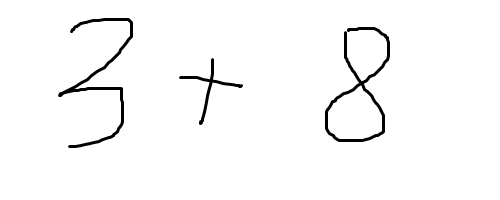
#> input picture task_9/equation/3+8.png, 500 x 200 px; its folder holds only this picture in this run
$ jupyter execute --allow-errors task_9.ipynb   (shell and % lines are left out)
#> lines starting #> are read from the running program, lines starting #| are printed output that depends on the picture; after the words box and inside, x2 and y2 are one past the last pixel; in counts of white or black regions, pixels touching at a corner belong together
#> further down, image is the input picture: shape (200, 500, 3); min 0, max 255, mean 248.9
[cell 1]
# Import libraries

import os
import math
import random
import numpy as np
import pandas as pd

import cv2
import matplotlib.pyplot as plt

from sklearn.preprocessing import LabelEncoder

import tensorflow as tf
from tensorflow.keras.models import Sequential
from tensorflow.keras.layers import Dense, Flatten
from tensorflow.keras.layers import Conv2D

##### The original dataset contains 82 characters belonging to both the Greek and Latin alphabets, as well as all sorts of mathematical functions and operators. A model that accepts all these characters as input will be much more complex, since there are difficulties in recognizing, for example, a and alpha, 1 and ! (factorial) and others. I built several different models that accept all characters from the dataset as input, but since this is still a learning task, I decided to make some simplification and use only 27 characters: all possible signs of mathematical operations -, +, etc., most often used letters of the Latin alphabet, triganometric functions, logarithm (I will make a reservation that I laid in logic that the logarithm has base 10), exponent and brackets.

[cell 2]
# Display a list of folders in a directory with names corresponding to the characters they contain

path = 'data'

#> (the rest of this cell did not finish here and is left out)

[cell 3]
# Create a function that will open all the images in the corresponding directory in turn, convert to gray,
# resize to the specified size (this is not relevant for the proposed dataset, just to make the solution more universal)
# and put the numeric representation in the list

def load_simbol_images(folder, out_size=28, path=path):
    folder = os.path.join(path, folder)
    simbols=[]
    for filename in os.listdir(folder):
        image = cv2.imread(os.path.join(folder,filename))
        gray = cv2.cvtColor(image, cv2.COLOR_BGR2GRAY)
        _, thresh = cv2.threshold(gray, 127, 255, cv2.THRESH_BINARY)
        img_erode = cv2.erode(thresh, np.ones((2, 2), np.uint8), iterations=1)
        img_res = cv2.resize(img_erode, (out_size, out_size), interpolation=cv2.INTER_AREA)
        _, img_res = cv2.threshold(img_res, 210, 255, cv2.THRESH_BINARY)
        simbols.append(img_res)
    return simbols

[cell 4]
# Using the created function, read the images in all 27 selected folders one by one, placing the processed images in x
# and the directory name in y. This will create a dataset for training the model

x = np.empty((0, 28, 28), dtype=float)
y = np.empty(0, dtype='S3')
#> (the rest of this cell did not finish here and is left out)

[cell 5]
# Add one more dimension to the x array, since the images are one-color, its size is 1
# Perform image color inversion and normalization

x = np.expand_dims(x, axis=3)
x = 255-x
x /= 255

#> (a cell that did not finish here is left out)

[cell 7]
# Divide the dataset into training and validation samples in the ratio of 0.9 to 0.1
# In order for the validation dataset to contain various variants of y, generate
# a list of random numbers, which will be used as indexes

test_sample = random.sample(range(0, len(y)), int(len(y) * 0.1))
train_sample = list(set(range(len(y))) - set(test_sample))

train_x = x[train_sample, :, :]
train_y = y[train_sample]
test_x = x[test_sample, :, :]
test_y = y[test_sample]

print('train_x size:', train_x.shape)
print('train length:', train_x.shape[0])
print('test length:', test_x.shape[0])

[cell 8]
# Create and compiling a Sequential model with two 2D convolution layers, Flatten and Dense layer.
# Take categorical_crossentropy as a loss function and accuracy as a metric.

input_shape = (28, 28, 1)

#> (the rest of this cell did not finish here and is left out)

#> (a cell that did not finish here is left out)

#> (a cell that did not finish here is left out)

[cell 11]
# Create a function that will take an image as input, calculate the outer common contour of all characters in the image
# and calculate the line of the middle of the image for further work with degrees

def ymean(img, frame=10):
#> called with frame = 10
    df = pd.DataFrame(columns=['x', 'y', 'w', 'h'])

    gray =cv2.cvtColor(image, cv2.COLOR_BGR2GRAY)
    _,thresh = cv2.threshold(gray,0,255,cv2.THRESH_BINARY)
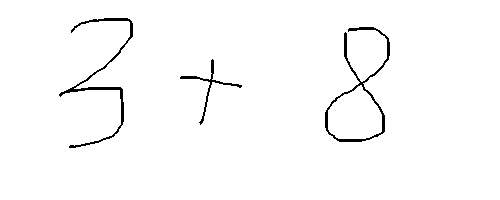
#> thresh: shape (200, 500); 98.2% white; black in thin lines or dots, all inside (x1, y1, x2, y2) = (59, 18, 390, 148)
    # Get contours
    contours,_ = cv2.findContours(thresh,cv2.RETR_LIST,cv2.CHAIN_APPROX_SIMPLE)
#> contours = 5 contours; box (x1, y1, x2, y2) and area: (0, 0, 500, 200) 99301, (324, 26, 391, 143) 3181, (328, 85, 382, 139) 2090, (58, 17, 134, 149) 1052, (179, 58, 243, 126) 416
    for i in range(0, len(contours)):
        x,y,w,h = cv2.boundingRect(contours[i])
        df.loc[i] = [x,y,w,h]
#> this loop made 5 passes
#> (x, y, w, h) on passes 1 to 5: (328, 85, 54, 54), (179, 58, 64, 68), (324, 26, 67, 117), (58, 17, 76, 132), (0, 0, 500, 200)
#> `baseline = ymean(image)`: baseline = 76
    H = df.h.max()
    df = df[df.x != 0]
    df['hy'] = df.h + df.y
    minY = df.y.min() - frame if df.y.min() > frame else 0
    maxY = df.hy.max() + frame if H - df.y.max() > frame else H
    bsln = round((maxY - minY) / 2)
    return bsln

[cell 12]
# Create a function that takes an image as input, determines the coordinates of the contours of each of the characters in
# the image, changes the shape of the symbol canvas to square and changes the resize to 28x28, corresponding to the shape
# of the model input. The position of the character is also determined to determine the degree or not and the order of the
# characters. The function returns a list of tuples with the x-coordinate, the position of the character relative to the
# baseline and the character itself.

def simbol_extract(img, ymean, out_size=28, frame=10):

#> called with ymean = 76, out_size = 28, frame = 10
    gray = cv2.cvtColor(img, cv2.COLOR_BGR2GRAY)
    _, thresh = cv2.threshold(gray, 127, 255, cv2.THRESH_BINARY)
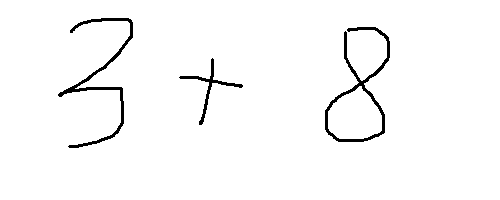
#> thresh: shape (200, 500); 97.6% white; 3 black regions, box (x1, y1, x2, y2) and area: (325, 27, 390, 142) 1044, (58, 18, 133, 148) 998, (179, 58, 243, 125) 399
    img_erode = cv2.erode(thresh, np.ones((3, 3), np.uint8), iterations=1)
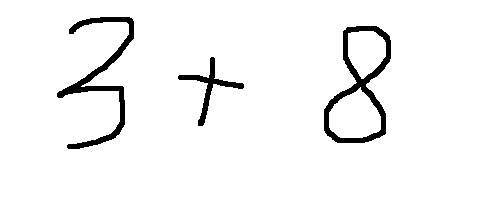
#> img_erode: shape (200, 500); 95.7% white; 3 black regions
    # Get contours
    contours, hierarchy = cv2.findContours(img_erode, cv2.RETR_TREE, cv2.CHAIN_APPROX_NONE)
#> contours = 6 contours; box (x1, y1, x2, y2) and area: (0, 0, 500, 200) 99301, (323, 25, 392, 144) 5294, (56, 16, 135, 150) 2070, (329, 87, 381, 138) 1820, (348, 31, 386, 79) 1307, (177, 56, 245, 127) 832
    output = img.copy()

    simbols = []
    for idx, contour in enumerate(contours):
        (x, y, w, h) = cv2.boundingRect(contour)
        if hierarchy[0][idx][3] == 0 and w * h > 400:
            x, y, w, h = x - frame, y - frame, w + 2*frame, h + 2*frame # frame = 5 is indent
            cv2.rectangle(output, (x, y), (x + w, y + h), (70, 0, 0), 1)
            simbol_crop = gray[y:y + h, x:x + w]
            # Resize letter canvas to square
            size_max = max(w, h)
            simbol_square = 255 * np.ones(shape=[size_max, size_max], dtype=np.uint8)
            if w > h:
                y_pos = size_max//2 - h//2
                simbol_square[y_pos:y_pos + h, 0:w] = simbol_crop
            elif w < h:
                x_pos = size_max//2 - w//2
                simbol_square[0:h, x_pos:x_pos + w] = simbol_crop
            else:
                simbol_square = simbol_crop
            # Fix the position of the symbol relative to the middle line of the general contour
            if y+h <= ymean:
                pos = 1
            elif y > ymean and (y + h) >= 1.8 * ymean:
                pos = 2
            elif y >= (0.4 * ymean) and (y + h) <= 1.6 * ymean:
                pos = 3
            else:
                pos = 0
            # Resize letter to 28x28 and add letter and its X-coordinate
            img_res = cv2.resize(simbol_square, (out_size, out_size), interpolation=cv2.INTER_AREA)
            _, img_res = cv2.threshold(img_res, 254, 255, cv2.THRESH_BINARY)
            img_erode = cv2.erode(img_res, np.ones((1, 1), np.uint8), iterations=1)
            simbols.append((x, pos, img_res))
#> this loop made 6 passes
#> (x, y, w, h, size_max, x_pos) on passes 2, 3, 6: (167, 46, 88, 91, 91, 1), (313, 15, 89, 139, 139, 25), (46, 6, 99, 154, 154, 28)
#> (x, y, w, h) on passes 1, 4, 5: (0, 0, 500, 200), (329, 87, 52, 51), (348, 31, 38, 48)
#> pass 2, in simbol_extract, `simbol_crop = gray[y:y + h, x:x + w]`:
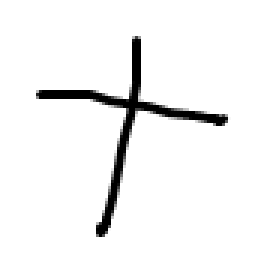
#> simbol_crop: shape (91, 88) (shown 3 times larger); min 0, max 255, mean 242.6
#> pass 3, in simbol_extract, `simbol_crop = gray[y:y + h, x:x + w]`:
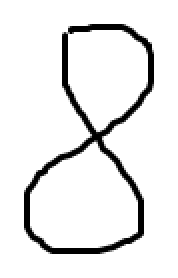
#> simbol_crop: shape (139, 89) (shown 2 times larger); min 0, max 255, mean 233.9
#> after the loop:
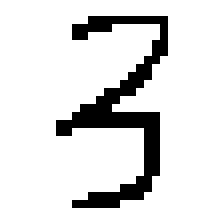
#> img_erode: shape (28, 28) (shown 8 times larger); 87.1% white; black in thin lines or dots, all inside (x1, y1, x2, y2) = (7, 2, 21, 26)
#> after the loop:
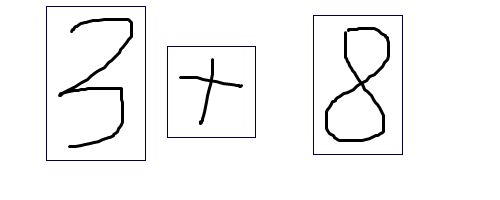
#> output: shape (200, 500, 3); 1.32% of pixels changed, all inside (x1, y1, x2, y2) = (46, 6, 403, 161)
#> after the loop:
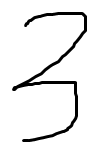
#> simbol_crop: shape (154, 99); min 0, max 255, mean 238.6
#> after the loop:
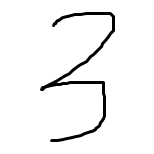
#> simbol_square: shape (154, 154); min 0, max 255, mean 244.4
#> after the loop, pos = 0; simbols = 3 items; size_max = 154; x_pos = 28
    # Sort array inplace by X-coordinate
    simbols.sort(key=lambda x: x[0], reverse=False)
    # Show sequentially each separate simbol defined by the contour
    print(' ' * 15, 'Symbols defined by contours')
    n = len(simbols)
#> n = 3
    fig, ax = plt.subplots(1, n, figsize=(5, 1))
    for i in range(0, n):
        ax[i].imshow(simbols[i][2], 'gray', origin='upper')
    plt.show()
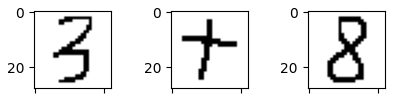
#> figure drawn by matplotlib, 3 panels
#> `simbols = simbol_extract(image, baseline)`: simbols = 3 items
    return simbols

[cell 13]
# Create a function that will in turn make a prediction for each of the characters in the image and recognize them, process the
# sequence of characters recognized by the model, convert them into a mathematical function / equation and calculate the result

def handwritten_solver(smbls):

    s = ''
    # Labels indicating that a brackets is open
    flag = 0
    flag2 = 0
    # Loop through all the simbols in the image one by one
    k = len(smbls)
#> k = 3
    for i in range(0, k):
        # Add two dimensions to the image array, perform image color inversion and normalization
        x = smbls[i][2].astype('float32')
        x = np.expand_dims(x, axis=2)
        x = np.expand_dims(x, axis=0)
        x = 255-x
        x /= 255
        # Identifying symbol with a Model
        prediction = model.predict(x, verbose = 0)
        prediction = [np.argmax(prediction)]
        prediction = encoder.inverse_transform(prediction)[0]
        # Perform simbol interpretation with reduction to a format acceptable for eval
        if prediction == 'mlp':
            prediction = '*'
        elif prediction == 'div':
            prediction = '/'
        elif prediction == ',' and simbols[i][1] == 2: # pos=2(below midline), defined in def simbol_extract
            prediction = '.'
        # the images of the characters 'div' and ','' are very similar, so if the condition above about the position
        # of the character below the middle line is not met, we interpret it as '/'
        elif prediction == ',':
            prediction = '/'
        # similarly, the images of the characters 'x' and 'mpl' are very similar, so if the condition of the position
        # of the character in the range 0.2 - 0.8 of the general contour is met, interpret 'x' as '*'
        elif prediction == 'x' and simbols[i][1] == 3:
            prediction = '*'
        # Add a call to the math library for e, sin, tan, log
        elif prediction == 'e':
            prediction = 'math.' + prediction
        elif prediction == 'sin' or prediction == 'tan':
            prediction = 'math.' + prediction + '('
            flag += 1
        elif prediction == 'log':
            prediction = 'math.' + prediction + '('
            flag2 += 1
        else:
            pass
        # Add of the degree to the equation if the position of the symbol is above the midline
        if i > 0 and simbols[i-1][1] != 1 and simbols[i][1] == 1:
            s += '**' + prediction
        # Refine symbol below midline
        elif simbols[i][1] == 2:
            prediction = '.'
            s += prediction
        # Add a closing bracket if the label is not-null for log, tan and sin arguments
        elif flag != 0 and (prediction == '+' or prediction == '-' or prediction == '/' or prediction == '*'):
            s += ')' + prediction
            flag -= 1
        elif flag2 != 0 and (prediction == '+' or prediction == '-' or prediction == '/' or prediction == '*'):
            s += ', 10)' + prediction
            flag2 -= 1
        else:
            s += prediction
#> after the loop, flag = 0; flag2 = 0; s = ''
    # Add a closing bracket if the label is not-null
    if flag != 0:
        s += ')'
        flag -= 1
    elif flag2 !=0:
        s += ', 10)'
        flag2 -= 1
    return s, eval(s)

[cell 14]
# Check the result on formulas created in MS Paint

path = 'C:/Users/Konstantin/Documents/Стажировка Lets Grow More/Task 9/equation/'

#> (the rest of this cell did not finish here and is left out)

$ run again, on task_9/equation/log.png
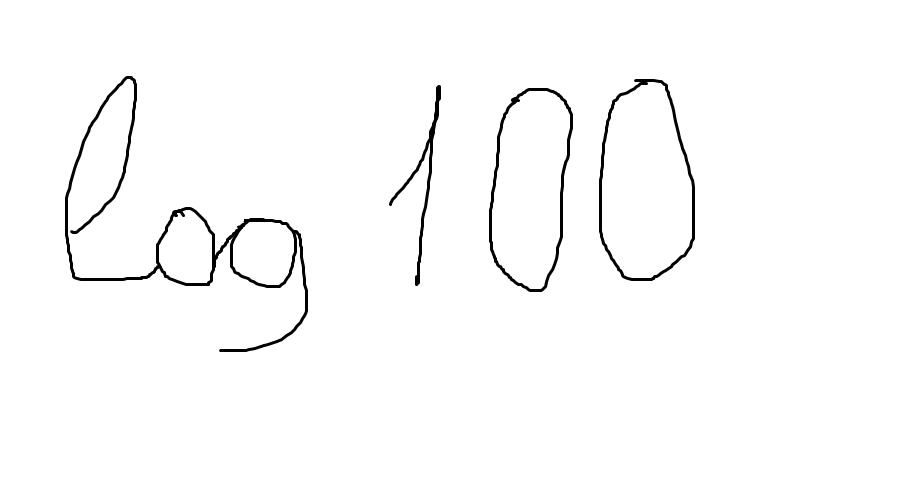
#> input picture task_9/equation/log.png, 910 x 483 px
#> image is the input picture: shape (483, 910, 3); min 0, max 255, mean 250.7
#> in ymean, `contours,_ = cv2.findContours(thresh,cv2.RETR_LIST,cv2.CHAIN_APPROX_SI..`: contours = 9 contours; largest, box (x1, y1, x2, y2) and area: (0, 0, 910, 483) 438138, (598, 78, 696, 282) 15618, (602, 82, 693, 278) 13972, (488, 87, 574, 293) 13306, (492, 91, 570, 289) 11672
#> the loop in ymean, `for i in range(0, len(contours)):` made 9 passes
#> (x, y, w, h) on passes 1 to 8: (233, 222, 61, 63), (159, 210, 53, 73), (492, 91, 78, 198), (488, 87, 86, 206), (389, 85, 53, 202), (602, 82, 91, 196), (598, 78, 98, 204), (64, 75, 245, 278)
#> baseline = 149
#> in simbol_extract, `contours, hierarchy = cv2.findContours(img_erode, cv2.RETR_TREE, cv2.C..`: contours = 10 contours; largest, box (x1, y1, x2, y2) and area: (0, 0, 910, 483) 438138, (63, 74, 310, 354) 17494, (597, 77, 697, 283) 16414, (487, 86, 575, 294) 14058, (603, 83, 691, 277) 13233
#> the loop in simbol_extract, `for idx, contour in enumerate(contours):` made 10 passes
#> (x, y, w, h, size_max, x_pos) on passes 2, 4, 5, 7: (477, 76, 108, 228, 228, 60), (377, 73, 76, 225, 225, 74), (587, 67, 120, 226, 226, 53), (53, 64, 267, 300, 300, 17)
#> after the loop in simbol_extract, `for idx, contour in enumerate(contours):`: pos = 0; simbols = 4 items; size_max = 300; x_pos = 17
#> n = 4
#> in simbol_extract, `plt.show()`:
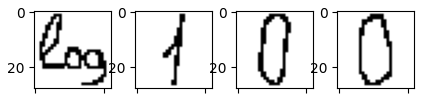
#> figure drawn by matplotlib, 4 panels
#> `simbols = simbol_extract(image, baseline)`: simbols = 4 items
#> k = 4
#> after the loop in handwritten_solver, `for i in range(0, k):`: flag = 0; s = ''
